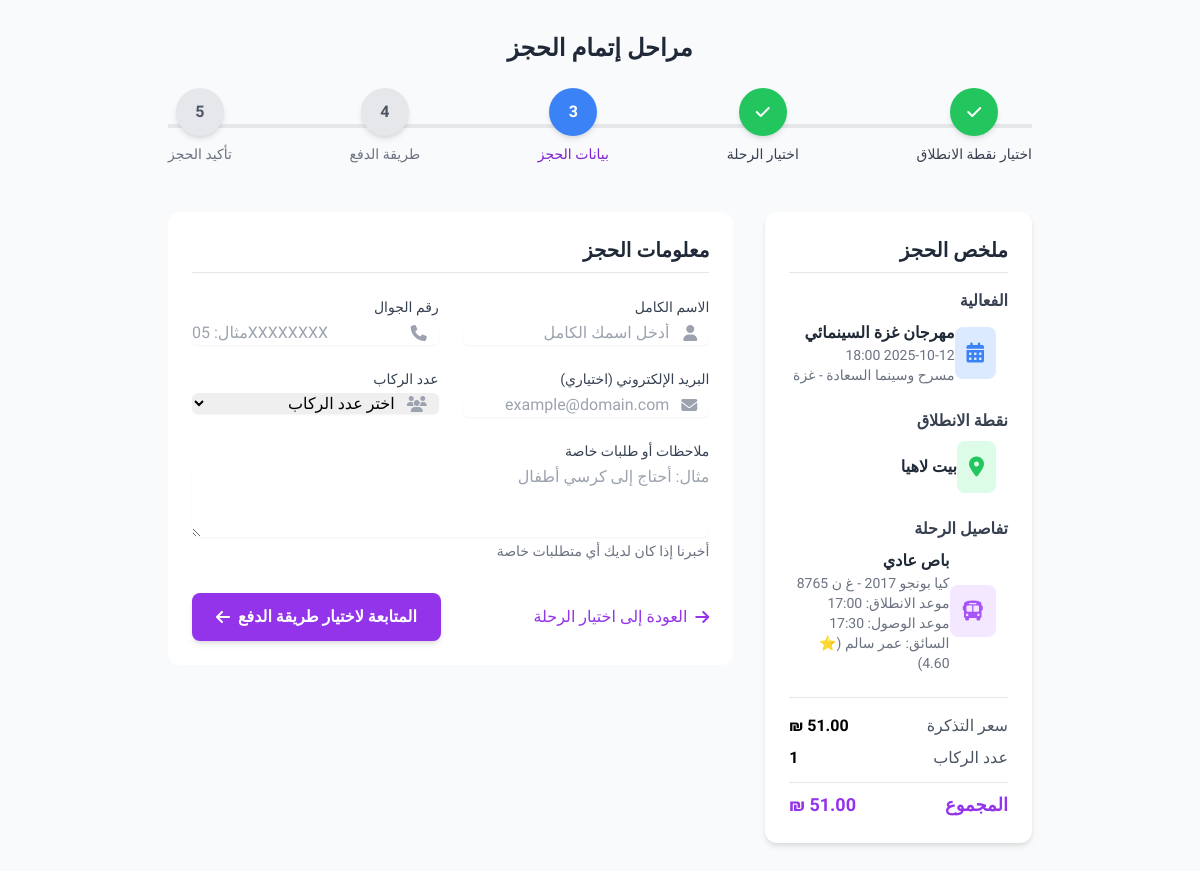
The page /transport/Booking_details.php?trip_id=147 on the database its author committed.
### tables this page shows
CREATE TABLE `transport_trips` (
  `id` int(11) NOT NULL,
  `event_id` int(11) NOT NULL,
  `starting_point_id` int(11) NOT NULL,
  `transport_type_id` int(11) NOT NULL,
  `driver_id` int(11) DEFAULT NULL,
  `transport_price_id` int(11) DEFAULT NULL,
  `vehicle_id` int(11) DEFAULT NULL,
  `departure_time` datetime NOT NULL,
  `arrival_time` time NOT NULL,
  `price` decimal(10,2) NOT NULL,
  `total_seats` int(11) NOT NULL,
  `available_seats` int(11) NOT NULL,
  `features` longtext DEFAULT NULL CHECK (json_valid(`features`)),
  `description` text DEFAULT NULL,
  `is_active` tinyint(1) DEFAULT 1,
  `created_at` timestamp NOT NULL DEFAULT current_timestamp(),
  `updated_at` timestamp NOT NULL DEFAULT current_timestamp() ON UPDATE current_timestamp()
);

CREATE TABLE `events` (
  `id` int(11) NOT NULL,
  `title` varchar(255) NOT NULL,
  `description` text NOT NULL,
  `location` varchar(255) NOT NULL,
  `date_time` datetime NOT NULL,
  `end_time` datetime NOT NULL,
  `price` decimal(10,2) NOT NULL,
  `capacity` int(11) DEFAULT 100,
  `original_price` decimal(10,2) DEFAULT NULL,
  `category` varchar(50) NOT NULL,
  `organizer` varchar(100) DEFAULT NULL,
  `contact_email` varchar(100) DEFAULT NULL,
  `contact_phone` varchar(50) DEFAULT NULL,
  `is_featured` tinyint(1) DEFAULT 0,
  `status` varchar(20) DEFAULT 'active',
  `is_active` tinyint(1) DEFAULT 1,
  `image` varchar(255) DEFAULT NULL,
  `available_tickets` int(11) NOT NULL,
  `featured` tinyint(1) DEFAULT 0,
  `created_at` timestamp NOT NULL DEFAULT current_timestamp(),
  `updated_at` timestamp NOT NULL DEFAULT current_timestamp() ON UPDATE current_timestamp()
);

CREATE TABLE `transport_starting_points` (
  `id` int(11) NOT NULL,
  `name` varchar(100) NOT NULL,
  `region` enum('north','center','south') NOT NULL,
  `icon` varchar(50) DEFAULT 'city',
  `description` text DEFAULT NULL,
  `is_active` tinyint(1) DEFAULT 1,
  `created_at` timestamp NOT NULL DEFAULT current_timestamp(),
  `updated_at` timestamp NOT NULL DEFAULT current_timestamp() ON UPDATE current_timestamp()
);

CREATE TABLE `transport_types` (
  `id` int(11) NOT NULL,
  `name` varchar(100) NOT NULL,
  `description` text DEFAULT NULL,
  `icon` varchar(50) DEFAULT 'bus',
  `is_active` tinyint(1) DEFAULT 1,
  `created_at` timestamp NOT NULL DEFAULT current_timestamp()
);

CREATE TABLE `transport_vehicles` (
  `id` int(11) NOT NULL,
  `driver_id` int(11) NOT NULL,
  `transport_type_id` int(11) NOT NULL,
  `plate_number` varchar(20) NOT NULL,
  `model` varchar(100) DEFAULT NULL,
  `year` int(11) DEFAULT NULL,
  `color` varchar(50) DEFAULT NULL,
  `capacity` int(11) NOT NULL,
  `photo` varchar(255) DEFAULT NULL,
  `features` longtext DEFAULT NULL CHECK (json_valid(`features`)),
  `is_active` tinyint(1) DEFAULT 1,
  `created_at` timestamp NOT NULL DEFAULT current_timestamp(),
  `updated_at` timestamp NOT NULL DEFAULT current_timestamp() ON UPDATE current_timestamp()
);

CREATE TABLE `transport_drivers` (
  `id` int(11) NOT NULL,
  `name` varchar(255) NOT NULL,
  `phone` varchar(20) NOT NULL,
  `license_number` varchar(50) NOT NULL,
  `license_type` enum('private','public','commercial','heavy') DEFAULT 'private',
  `license_expiry` date DEFAULT NULL,
  `address` text DEFAULT NULL,
  `governorate` varchar(100) DEFAULT NULL,
  `city` varchar(100) DEFAULT NULL,
  `region` enum('north','center','south') DEFAULT NULL,
  `status` enum('available','busy','offline') DEFAULT 'available',
  `experience_years` int(11) DEFAULT 0,
  `rating` decimal(3,2) DEFAULT 5.00,
  `photo` varchar(255) DEFAULT NULL,
  `is_active` tinyint(1) DEFAULT 1,
  `created_at` timestamp NOT NULL DEFAULT current_timestamp(),
  `updated_at` timestamp NOT NULL DEFAULT current_timestamp() ON UPDATE current_timestamp()
);

### transport/Booking_details.php (the view, shortened to what the rows shown need)
<?php
require_once '../includes/functions.php';
require_once '../includes/transport_functions.php';
$trip_id = $_GET['trip_id'];
$trips_data = [
    1 => [
        'id' => 1,
        'event_id' => 1,
        'starting_point_id' => 3,
        'event_title' => 'حفلة محمد عساف',
        'event_date' => '2024-02-15 20:00:00',
        'event_location' => 'مسرح غزة الكبير',
        'starting_point_name' => 'رفح',
        'region' => 'south',
        'transport_type_name' => 'حافلة سياحية',
        'model' => 'مرسيدس',
        'year' => '2022',
        'plate_number' => 'غ-123456',
        'departure_time' => '18:00:00',
        'arrival_time' => '19:30:00',
        'driver_name' => 'أحمد محمد',
        'driver_rating' => '4.8',
        'available_seats' => 15,
        'price' => 25
    ],
    2 => [
        'id' => 2,
        'event_id' => 1,
        'starting_point_id' => 3,
        'event_title' => 'حفلة محمد عساف',
        'event_date' => '2024-02-15 20:00:00',
        'event_location' => 'مسرح غزة الكبير',
        'starting_point_name' => 'رفح',
        'region' => 'south',
        'transport_type_name' => 'ميكروباص',
        'model' => 'هيونداي',
        'year' => '2021',
        'plate_number' => 'غ-789012',
        'departure_time' => '18:30:00',
        'arrival_time' => '19:45:00',
        'driver_name' => 'محمد أحمد',
        'driver_rating' => '4.5',
        'available_seats' => 8,
        'price' => 20
    ],
    3 => [
        'id' => 3,
        'event_id' => 1,
        'starting_point_id' => 3,
        'event_title' => 'حفلة محمد عساف',
        'event_date' => '2024-02-15 20:00:00',
        'event_location' => 'مسرح غزة الكبير',
        'starting_point_name' => 'رفح',
        'region' => 'south',
        'transport_type_name' => 'حافلة عادية',
        'model' => 'إيفيكو',
        'year' => '2020',
        'plate_number' => 'غ-345678',
        'departure_time' => '17:30:00',
        'arrival_time' => '19:00:00',
        'driver_name' => 'خالد سالم',
        'driver_rating' => '4.2',
        'available_seats' => 25,
        'price' => 15
    ]
];
try {
    $trip = get_trip_by_id($trip_id);
} catch (Exception $e) {
    error_log("Error fetching trip: " . $e->getMessage());
    $trip = $trips_data[$trip_id] ?? null;
    if (!$trip) {
        header('Location: ../events.php');
        exit();
    }
}
?>
<!DOCTYPE html>
<html lang="ar" dir="rtl">
<head>
    <script src="https://cdn.tailwindcss.com"></script>
    <link rel="stylesheet" href="https://cdnjs.cloudflare.com/ajax/libs/font-awesome/6.4.0/css/all.min.css">
</head>
<body class="bg-gray-50">
    <div class="container mx-auto px-4 py-8 max-w-4xl">
        <div class="mb-12">
            <h2 class="text-2xl font-bold text-gray-800 mb-6 text-center">مراحل إتمام الحجز</h2>
        </div>
        <div class="grid grid-cols-1 md:grid-cols-3 gap-8">
            <div class="md:col-span-1">
                <div class="bg-white rounded-xl p-6 summary-card">
                    <div class="mb-6">
                        <div class="flex items-center">
                            <div>
                                <p class="font-bold text-gray-800"><?php echo $trip['event_title']; ?></p>
                                <p class="text-sm text-gray-500"><?php echo date('Y-m-d H:i', strtotime($trip['event_date'])); ?></p>
                                <p class="text-sm text-gray-500"><?php echo $trip['event_location']; ?></p>
                            </div>
                        </div>
                    </div>
                    <div class="mb-6">
                        <div class="flex items-center">
                            <div>
                                <p class="font-bold text-gray-800"><?php echo $trip['starting_point_name']; ?></p>
                            </div>
                        </div>
                    </div>
                    <div class="mb-6">
                        <div class="flex items-center">
                            <div>
                                <p class="font-bold text-gray-800"><?php echo $trip['transport_type_name']; ?></p>
                                <?php if ($trip['model']): ?>
                                <p class="text-sm text-gray-500"><?php echo $trip['model'] . ' ' . $trip['year']; ?> - <?php echo $trip['plate_number']; ?></p>
                                <?php endif; ?>
                                <p class="text-sm text-gray-500">موعد الانطلاق: <?php echo format_time($trip['departure_time']); ?></p>
                                <p class="text-sm text-gray-500">موعد الوصول: <?php echo format_time($trip['arrival_time']); ?></p>
                                <?php if ($trip['driver_name']): ?>
                                <p class="text-sm text-gray-500">السائق: <?php echo $trip['driver_name']; ?> (⭐ <?php echo $trip['driver_rating']; ?>)</p>
                                <?php endif; ?>
                            </div>
                        </div>
                    </div>
                </div>
            </div>
        </div>
    </div>
</body>
</html>

### rows shown on the page
transport_trips: event.title "مهرجان غزة السينمائي", event.date_time "2025-10-12 18:00", event.location "مسرح وسينما السعادة - غزة", starting_point.name "بيت لاهيا", transport_type.name "باص عادي", vehicle.model "كيا بونجو", vehicle.plate_number "غ ن 8765", departure_time "17:00", arrival_time "17:30", driver.name "عمر سالم", driver.rating "4.60"
